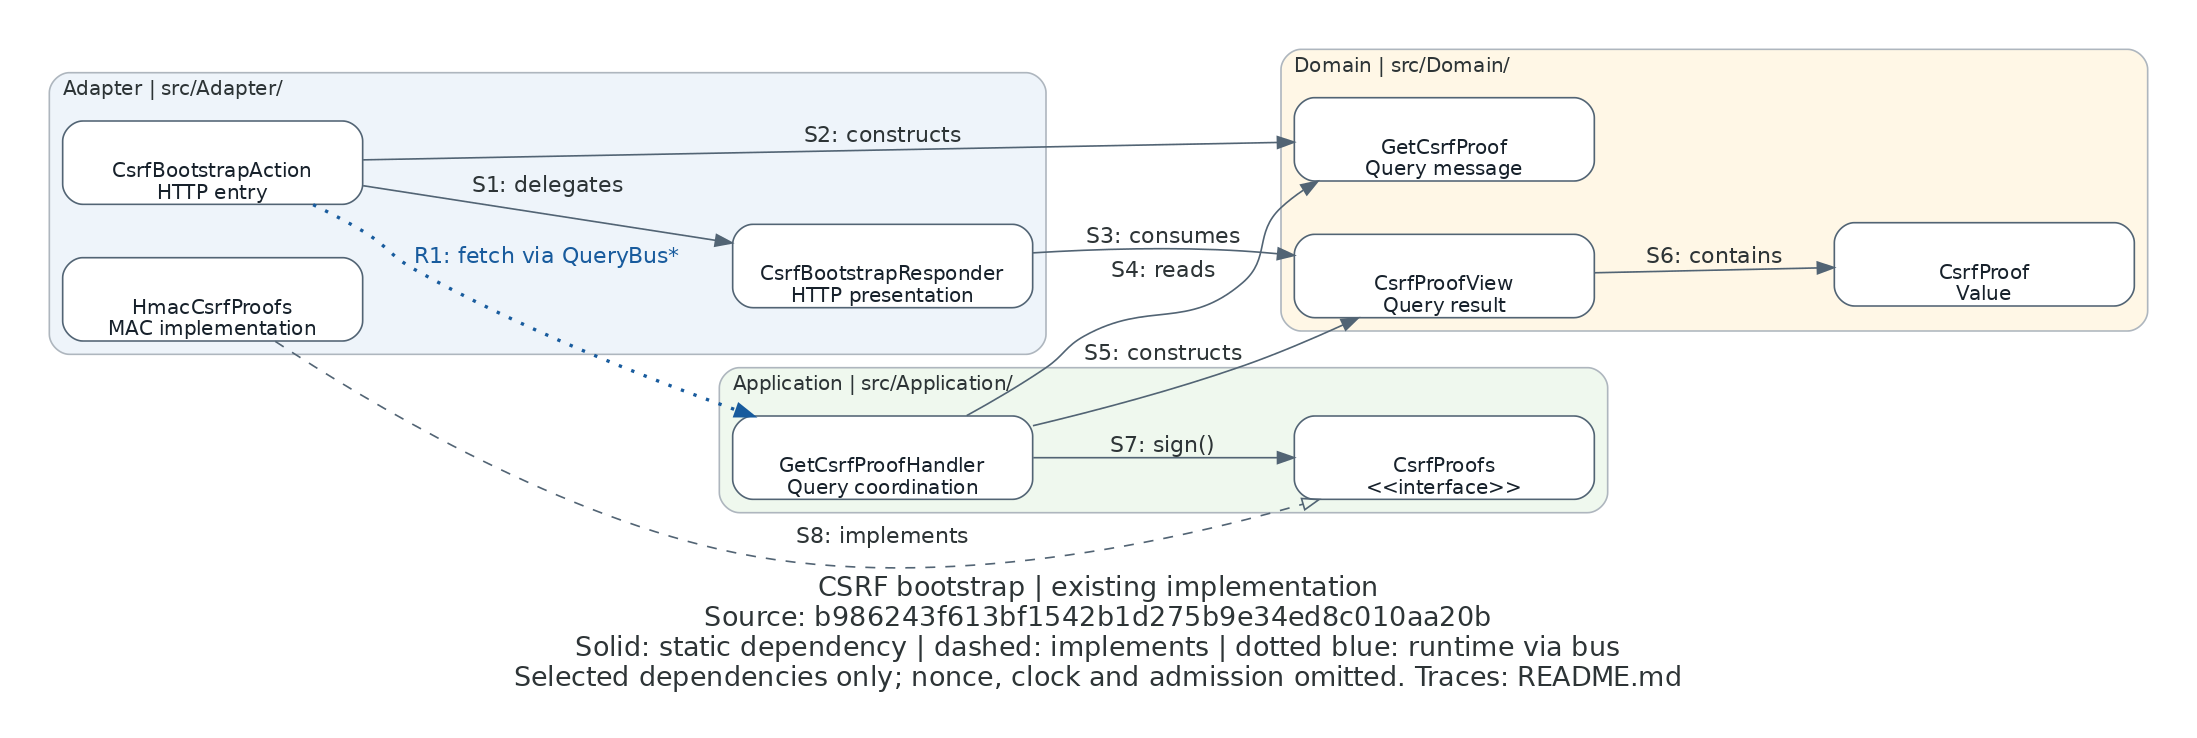

The script that drew this image:
"""Render the existing CSRF bootstrap ownership slice; see README.md for traces."""
from pathlib import Path

from diagrams import Cluster, Diagram, Edge, Node

REVISION = "b986243f613bf1542b1d275b9e34ed8c010aa20b"
OUTPUT = Path(__file__).with_suffix("")

with Diagram(
    "CSRF bootstrap | existing implementation\n"
    f"Source: {REVISION}\n"
    "Solid: static dependency | dashed: implements | dotted blue: runtime via bus\n"
    "Selected dependencies only; nonce, clock and admission omitted. Traces: README.md",
    filename=str(OUTPUT),
    outformat="png",
    show=False,
    direction="LR",
    graph_attr={
        "fontname": "DejaVu Sans", "fontsize": "16", "bgcolor": "white",
        "pad": "0.3", "nodesep": "0.45", "ranksep": "0.85",
        "splines": "spline", "dpi": "120",
    },
    node_attr={
        "shape": "box", "style": "rounded,filled", "fillcolor": "white",
        "fontname": "DejaVu Sans", "fontsize": "12", "fontcolor": "#17212b",
        "color": "#526474", "width": "2.5", "height": "0.7", "fixedsize": "false",
    },
    edge_attr={"fontname": "DejaVu Sans", "fontsize": "10", "color": "#526474"},
):
    with Cluster("Adapter | src/Adapter/", graph_attr={"bgcolor": "#eef4fa"}):
        action = Node("CsrfBootstrapAction\nHTTP entry", nodeid="action")
        responder = Node("CsrfBootstrapResponder\nHTTP presentation", nodeid="responder")
        hmac = Node("HmacCsrfProofs\nMAC implementation", nodeid="hmac")

    with Cluster("Application | src/Application/", graph_attr={"bgcolor": "#eff8ee"}):
        handler = Node("GetCsrfProofHandler\nQuery coordination", nodeid="handler")
        proofs = Node("CsrfProofs\n<<interface>>", nodeid="proofs")

    with Cluster("Domain | src/Domain/", graph_attr={"bgcolor": "#fff7e6"}):
        query = Node("GetCsrfProof\nQuery message", nodeid="query")
        view = Node("CsrfProofView\nQuery result", nodeid="view")
        proof = Node("CsrfProof\nValue", nodeid="proof")

    action >> Edge(label="S1: delegates") >> responder
    action >> Edge(label="S2: constructs") >> query
    responder >> Edge(label="S3: consumes") >> view
    handler >> Edge(label="S4: reads") >> query
    handler >> Edge(label="S5: constructs") >> view
    view >> Edge(label="S6: contains") >> proof
    handler >> Edge(label="S7: sign()") >> proofs
    hmac >> Edge(label="S8: implements", style="dashed", arrowhead="empty") >> proofs
    action >> Edge(
        label="R1: fetch via QueryBus*", style="dotted", color="#185b9d",
        fontcolor="#185b9d", penwidth="2",
    ) >> handler
